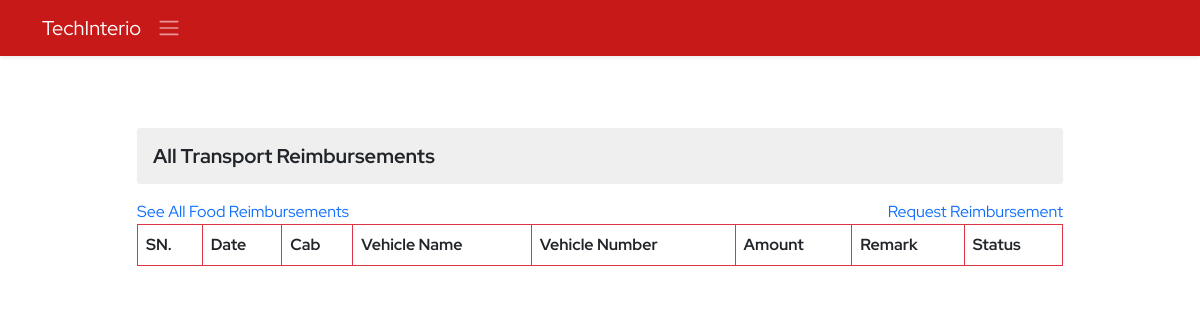
/ems/reimbursement-transport-all (signed in), run on an earlier commit of the app's database.
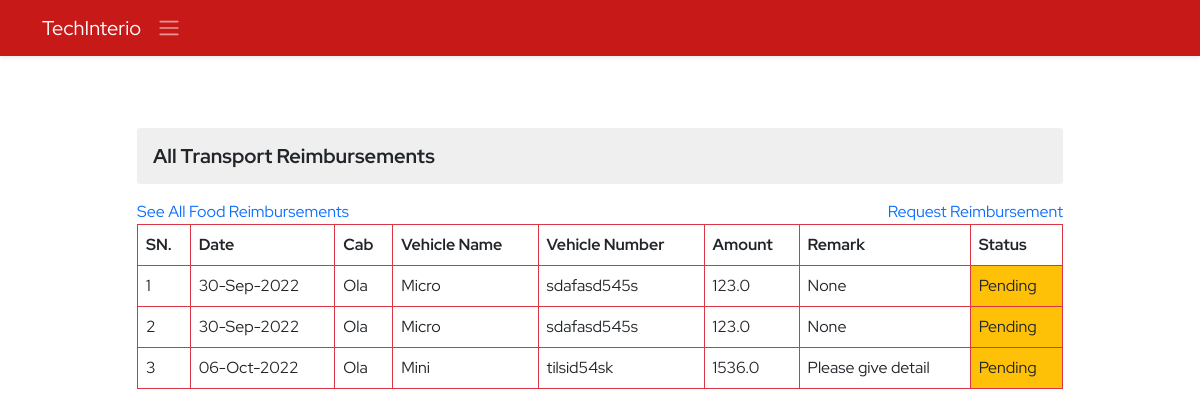
And on a later commit of the database.
### ems/models.py (models this page shows, shortened)
class ReimbursementTransport(models.Model):
    employee=models.ForeignKey(Employee ,on_delete=models.CASCADE)
    transport_company=models.CharField(max_length=50)
    vehicle_name=models.CharField(max_length=50)
    vehicle_number=models.CharField(max_length=50)
    amount=models.FloatField()
    date=models.DateField()
    status=models.CharField(max_length=50, default='pending')
    remark=models.CharField(max_length=150, null=True, blank=True)
    created_at=models.DateTimeField(auto_now_add=True)
    updated_at=models.DateTimeField(auto_now=True)

### ems/views.py (the view)
# urls.py: path('reimbursement-transport-all',reimbursementTransportAll,name='reimbursement-transport-all'),
@login_required()
def reimbursementTransportAll(request):
    context={}
    try:
        if not request.user.is_superuser:
            profile_obj=Employee.objects.get(user=request.user)
            context['profile']=profile_obj
            cabreimbursements=ReimbursementTransport.objects.filter(employee=profile_obj).order_by('-id')
            context['cabreimbursements']=cabreimbursements
    except Exception as e:
        print('Display All Reimbursement Exception : ',e)
    return render(request,'ems/reimbursement_all_transport.html',context)

### ems/models.py (called while the page is built)
    @property
    def imageURL(self):
        try:
            url=self.avtar.url
        except:
            url=''
        return url

### ems/templates/ems/reimbursement_all_transport.html (shortened to what this page needs)
{% extends './base.html' %}
{% block body %}
<section class="py-5">
    <div class="container">
        <div class="row d-flex align-itmes-center justify-content-center">
            <div class="col-10">
                <h3 class="derpartment-title my-3 ">All Transport Reimbursements</h3>
                <a href="">See All Food Reimbursements</a>
                <a href="{% url 'ems:reimbursement' %}" class="float-end">Request Reimbursement</a>
                <table class="table table-bordered border-danger">
                    <tr>
                        <th>SN.</th>
                        <th>Date</th>
                        <th>Cab</th>
                        <th>Vehicle Name</th>
                        <th>Vehicle Number</th>
                        <th>Amount</th>
                        <th>Remark</th>
                        <th>Status</th>
                    </tr>
                    {% for item in cabreimbursements %}
                    <tr>
                      <td>{{forloop.counter}}</td>
                      <td>{{item.date | date:'d-M-Y'}}</td>
                      <td>{{item.transport_company | title}}</td>
                      <td>{{item.vehicle_name|title}}</td>
                      <td>{{item.vehicle_number}}</td>
                      <td>{{item.amount}}</td>
                      <td>{{item.remark}}</td>
                      {% if item.status == 'pending' %}
                      <td class="bg-warning">{{item.status | title}}</td>
                      {% elif item.status == 'accepted' %}
                      <td class="bg-success text-light">{{item.status | title}}</td>
                      {% elif item.status == 'rejected' %}
                      <td class="bg-danger">{{item.status | title}}</td>
                      {% endif %}
                    </tr>
                    {% endfor %}
                  </table>
            </div>
        </div>
    </div>
</section>
{% endblock body %}

What changed in the data, as far as the page shows it:
added ReimbursementTransport: date "30-Sep-2022", transport_company "Ola", vehicle_name "Micro", vehicle_number "sdafasd545s", amount "123.0", remark "None", status "Pending"
added ReimbursementTransport: date "30-Sep-2022", transport_company "Ola", vehicle_name "Micro", vehicle_number "sdafasd545s", amount "123.0", remark "None", status "Pending"
added ReimbursementTransport: date "06-Oct-2022", transport_company "Ola", vehicle_name "Mini", vehicle_number "tilsid54sk", amount "1536.0", remark "Please give detail", status "Pending"
